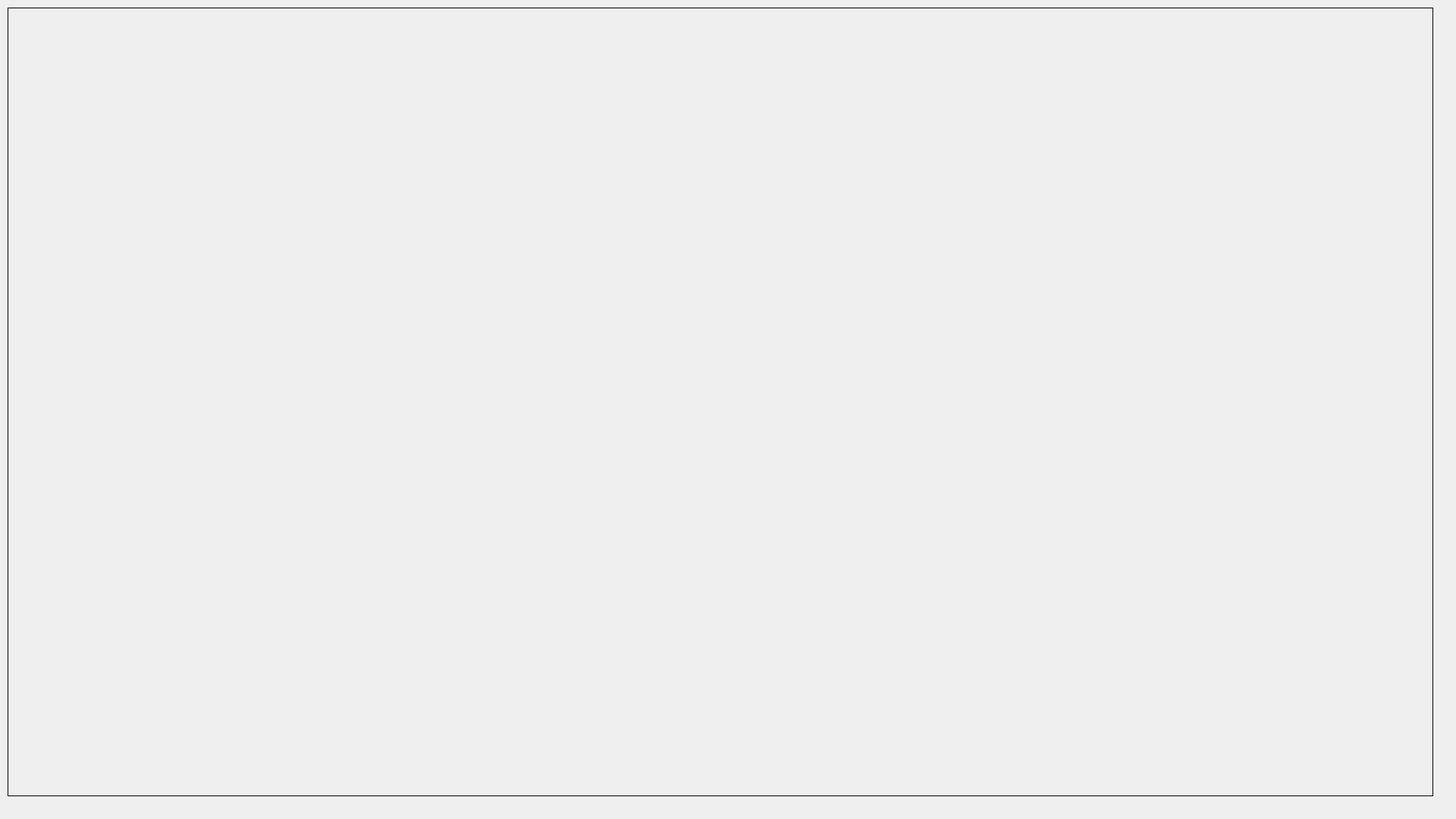
<?xml version="1.0" encoding="UTF-8"?>
<ui version="4.0">
 <class>Sc_Dialog</class>
 <widget class="QDialog" name="Sc_Dialog">
  <property name="geometry">
   <rect>
    <x>0</x>
    <y>0</y>
    <width>1920</width>
    <height>1080</height>
   </rect>
  </property>
  <property name="windowTitle">
   <string>Dialog</string>
  </property>
  <widget class="QLabel" name="label_sc">
   <property name="geometry">
    <rect>
     <x>10</x>
     <y>10</y>
     <width>1880</width>
     <height>1040</height>
    </rect>
   </property>
   <property name="frameShape">
    <enum>QFrame::Box</enum>
   </property>
   <property name="text">
    <string/>
   </property>
  </widget>
 </widget>
 <resources/>
 <connections/>
</ui>
